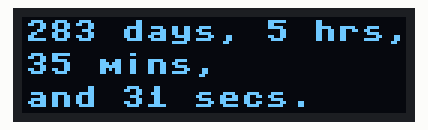
Recording of a program running on a simulated ESP8266 board running MicroPython. On the bench: 128×32 one-colour display. WiFi joins after 1.5 s; the clock reads 2024-03-15 10:24:30 at power-on unless the program sets it.

Above: at 0.1 s.
At 4.2 s:
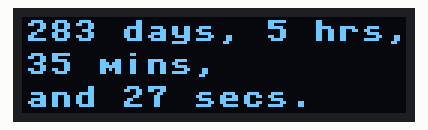
At 9.1 s:
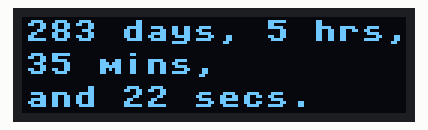
At 19.2 s:
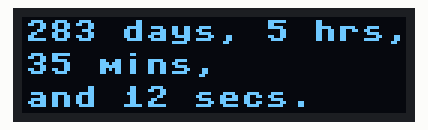
At 28.1 s:
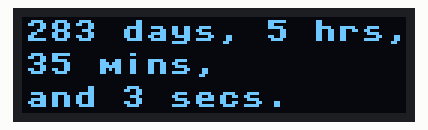
At 38.2 s:
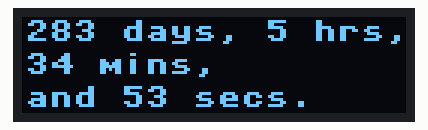

Measured:
- what the display in image 0 shows lasts 1.1 s, from 0.1 s to 1.2 s

The program:

christmas.py
```python
from machine import Pin, I2C
import time
import utime
import ntptime
import ssd1306
import network

i2c = I2C(sda=Pin(4), scl=Pin(5),freq=400000)
display = ssd1306.SSD1306_I2C(128, 32, i2c)
display.contrast(0)
wifi = network.WLAN(network.STA_IF)
wifi.connect('***network-name***','***password***')

christmas_time =  utime.mktime((2017,12,25,0,0,1,0,359))

while True:
    try:
        current_time = ntptime.time()
        old_time = current_time
    except OSError:
        current_time=old_time

    #china
    remaining = utime.localtime(christmas_time-(current_time+8*3600))

    time_string_1=(str(remaining[7]-1)+" days, "+str(remaining[3])+" hrs,")
    time_string_2=(str(remaining[4])+" mins,")
    time_string_3=("and "+str(remaining[5])+" secs.")
    display.fill(0)
    display.text(time_string_1,1,1)
    display.text(time_string_2,1,12)
    display.text(time_string_3,1,23)
    display.show()
    time.sleep(0.3)
```
